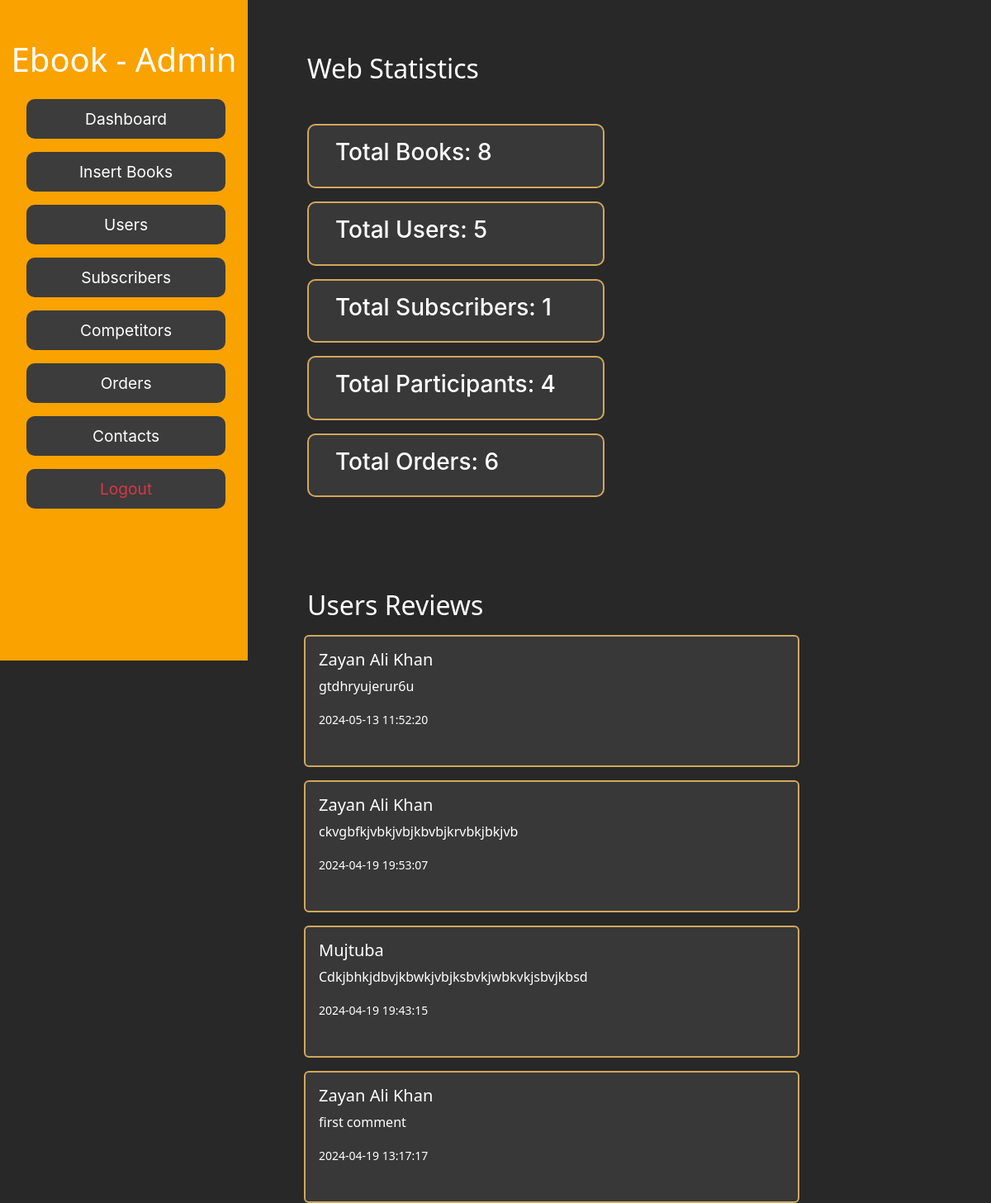
The app's page /admin/dashboard.php (signed in) with its own data.
### tables this page shows
CREATE TABLE `comments` (
  `id` int(11) NOT NULL,
  `name` varchar(255) NOT NULL,
  `comment` text NOT NULL,
  `created_at` timestamp NOT NULL DEFAULT current_timestamp()
);

### admin/dashboard.php (the view, shortened to what this page needs)
<?php
include('../user/db.php');
function getUsers($conn) {
    $sql = "SELECT COUNT(*) AS users_count FROM users";
    $result = $conn->query($sql);
    if ($result && $result->num_rows > 0) {
        $row = $result->fetch_assoc();
        return $row['users_count'];
    }
    return 0;
}
function getSubscribersCount($conn) {
    $sql = "SELECT COUNT(*) AS subscribers_count FROM subscribers";
    $result = $conn->query($sql);
    if ($result && $result->num_rows > 0) {
        $row = $result->fetch_assoc();
        return $row['subscribers_count'];
    }
    return 0;
}
function getCompetitorsCount($conn) {
    $sql = "SELECT COUNT(*) AS competitors_count FROM submissions";
    $result = $conn->query($sql);
    if ($result && $result->num_rows > 0) {
        $row = $result->fetch_assoc();
        return $row['competitors_count'];
    }
    return 0;
}
function getOrdersCount($conn) {
    $sql = "SELECT COUNT(*) AS orders_count FROM orders";
    $result = $conn->query($sql);
    if ($result && $result->num_rows > 0) {
        $row = $result->fetch_assoc();
        return $row['orders_count'];
    }
    return 0;
}
$sql = "SELECT
            (SELECT COUNT(*) FROM books) AS total_books_count,
            (SELECT COUNT(*) FROM free_books) AS another_table_books_count";
$result = $conn->query($sql);
$total_books_count = ($result && $result->num_rows > 0) ? $result->fetch_assoc()['total_books_count'] : 0;
$users_count = getUsers($conn);
$subscribers_count = getSubscribersCount($conn);
$competitors_count = getCompetitorsCount($conn);
$orders_count = getOrdersCount($conn);
?>
<!DOCTYPE html>
<html lang="en">
<head>
    <link href="https://cdn.jsdelivr.net/npm/bootstrap@5.3.3/dist/css/bootstrap.min.css" rel="stylesheet">
</head>
<body>
<?php include('nav_admin.php') ?>
<aside class="dash_aside">
    <div class="container">
        <div class="container">
            <h2 class="aside_h1_dash">Web Statistics</h2>
            <ul class="dash text-center">
                <li><h3>Total Books: <?php echo $total_books_count; ?></h3> </li>
                <li><h3>Total Users: <?php echo $users_count; ?></h3> </li>
                <li><h3>Total Subscribers: <?php echo $subscribers_count; ?></h3> </li>
                <li><h3>Total Participants: <?php echo $competitors_count; ?></h3> </li>
                <li><h3>Total Orders: <?php echo $orders_count; ?></h3> </li>
            </ul>
        </div>
    </div>
    <div class="container aside_cont2">
        <div class="container">
            <h2 class="aside_h1_dash">Users Reviews</h2>
            <div class="container">
                <?php
                $conn = new mysqli($servername, $username, $password, $dbname);
                $sql = "SELECT * FROM comments ORDER BY created_at DESC";
                $result = $conn->query($sql);
                if ($result->num_rows > 0) {
                    while($row = $result->fetch_assoc()) {
                        ?>
                        <div class="card mb-3 comment-card card_sec2">
                            <div class="card-body">
                                <h5 class="card-title"><?php echo $row['name']; ?></h5>
                                <p class="card-text"><?php echo $row['comment']; ?></p>
                                <p class="card-text"><small class="text-grey"><?php echo $row['created_at']; ?></small></p>
                            </div>
                        </div>
                        <?php
                    }
                } else {
                    echo "No comments found.";
                }
                ?>
            </div>
        </div>
    </div>
</aside>
</body>
</html>

### admin/style-------.css (style rules this page uses)
* { padding: 0; margin: 0; box-sizing: border-box; }
body { background: #282828; }
ul { text-align: center; position: relative; top: 4rem; line-height: 3rem; }
ul li { font-family: 'Inter', sans-serif; border-radius: 10px; width: 90%; list-style: none; font-size: 1.2rem; background: #3c3c3c; margin-bottom: 1rem; }
aside { float: right; margin-top: 0rem; height: auto; width: 75vw; display: flex; justify-content: center; }
.card { height: 100vh; width: 50vw; }
.aside_h1_dash { color: #fff; margin-top: 4rem; margin-bottom: 1rem; margin-left: 3rem; }
.dash { position: relative; top: 2rem; }
.dash li { border: 2px solid #d1a75b; overflow: hidden; transition: .3s; background: #383838; color: #ffffff; width: 30vw; margin-left: 1rem; text-align: start; padding: 1rem 2rem; }
.dash_aside { display: block; }
.aside_cont2 { position: relative; top: 5rem; color: #fff; }
.card_sec2 { border: 2px solid #d1a75b; overflow: hidden; transition: .3s; background: #383838; color: #ffffff; height: 20vh; margin-left: 2rem; }

### records on screen
comments: name "Zayan Ali Khan", comment "gtdhryujerur6u", created_at "2024-05-13 11:52:20"
comments: name "Zayan Ali Khan", comment "ckvgbfkjvbkjvbjkbvbjkrvbkjbkjvb", created_at "2024-04-19 19:53:07"
comments: name "Mujtuba", comment "Cdkjbhkjdbvjkbwkjvbjksbvkjwbkvkjsbvjkbsd", created_at "2024-04-19 19:43:15"
comments: name "Zayan Ali Khan", comment "first comment", created_at "2024-04-19 13:17:17"

### other values on screen
$total_books_count "8"
$users_count "5"
$subscribers_count "1"
$competitors_count "4"
$orders_count "6"
